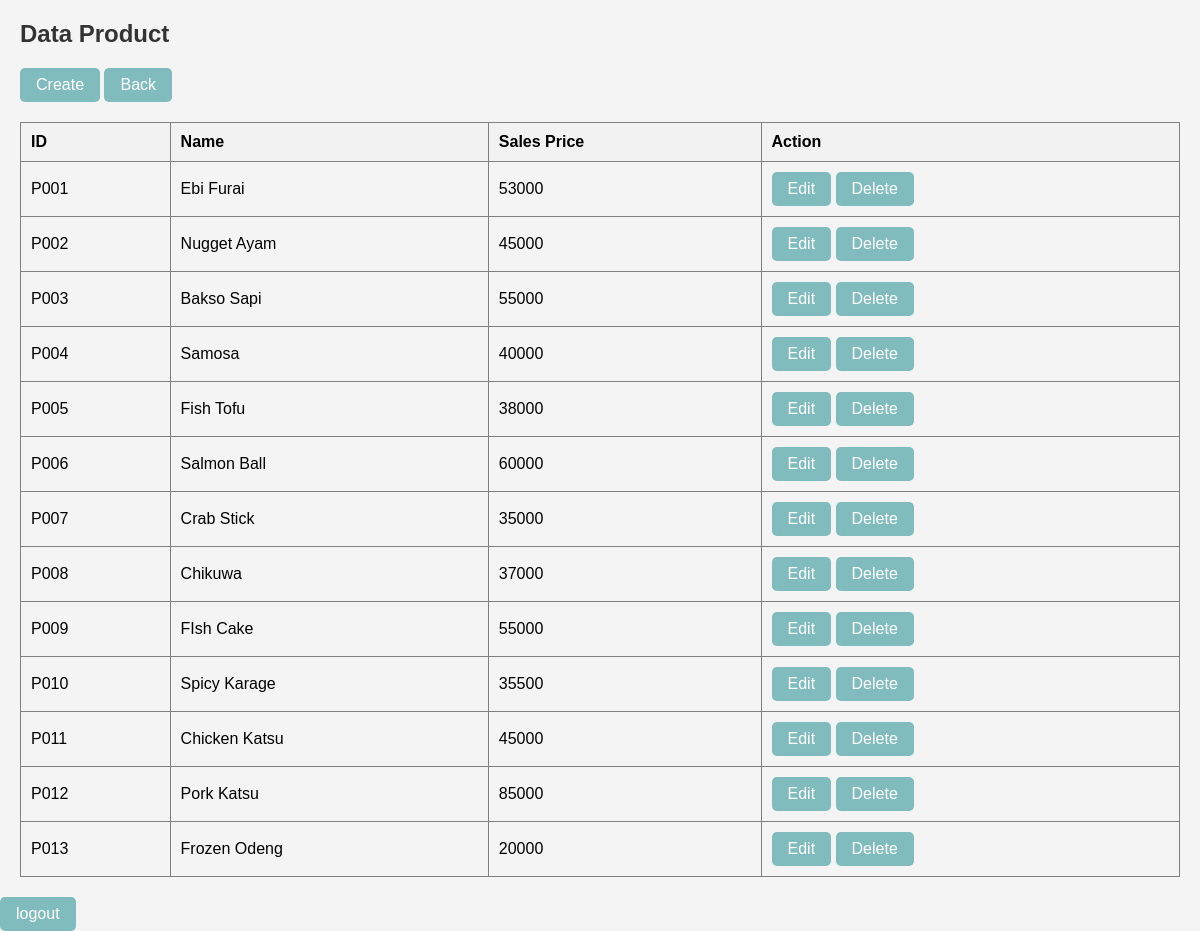
Screenshot of /tabel_product/read.php (signed in) with the database file from the repository.
### tables this page shows
CREATE TABLE `product` (
  `id` char(4) NOT NULL,
  `name` varchar(50) DEFAULT NULL,
  `sales_price` int(20) DEFAULT NULL
);

### tabel_product/read.php (the view, shortened to what this page needs)
<?php
include "../config/koneksi.php";
?>
<!DOCTYPE html>
<html lang="en">
<head>
</head>
<body>
<div class="container">
    <h2>Data Product</h2>
    <a href="http://localhost/crud_sales_darren/tabel_product/create.php" class="button">Create</a>
    <a href="http://localhost/crud_sales_darren/index.php" class="button">Back</a>
    <table border='1'>
        <tr>
            <th>ID</th>
            <th>Name</th>
            <th>Sales Price</th>
            <th>Action</th>
        </tr>
        <?php
        $query = "SELECT * FROM product";
        $result = mysqli_query($koneksi, $query);
        if(!$result){
            echo "query gagal!";
        }
        else{
            while($row = mysqli_fetch_assoc($result)){
                echo "<tr>
                        <td>".$row['id']."</td>
                        <td>".$row['name']."</td>
                        <td>".$row['sales_price']."</td>
                        <td>
                            <a href='http://localhost/crud_sales_darren/tabel_product/update.php?id=".$row['id']."' class='button'>Edit</a>
                            <a href='http://localhost/crud_sales_darren/tabel_product/delete.php?id=".$row['id']."' class='button'>Delete</a>
                        </td>
                      </tr>";
            }
        }
        ?>
    </table>
</div>
<a href= "http://localhost/crud_sales_darren/logout.php" class= "button">logout</a>
</body>
</html>

### tabel_product/read.php (style rules this page uses)
* { box-sizing: border-box; }
body { font-family: Arial, sans-serif; background-color: #f4f4f4; margin: 0; padding: 0; }
.container { margin: 20px; }
h2 { color: #333; }
table { width: 100%; border-collapse: collapse; margin-top: 20px; }
th { background-color: #f2f2f2; }
th, td { padding: 10px; text-align: left; }
a.button { display: inline-block; padding: 8px 16px; text-decoration: none; background-color: #80BCBD; color: white; border-radius: 5px; }

### rows the page displays
product: id "P001", name "Ebi Furai", sales_price "53000"
product: id "P002", name "Nugget Ayam", sales_price "45000"
product: id "P003", name "Bakso Sapi", sales_price "55000"
product: id "P004", name "Samosa", sales_price "40000"
product: id "P005", name "Fish Tofu", sales_price "38000"
product: id "P006", name "Salmon Ball", sales_price "60000"
product: id "P007", name "Crab Stick", sales_price "35000"
product: id "P008", name "Chikuwa", sales_price "37000"
product: id "P009", name "FIsh Cake", sales_price "55000"
product: id "P010", name "Spicy Karage", sales_price "35500"
product: id "P011", name "Chicken Katsu", sales_price "45000"
product: id "P012", name "Pork Katsu", sales_price "85000"
product: id "P013", name "Frozen Odeng", sales_price "20000"
